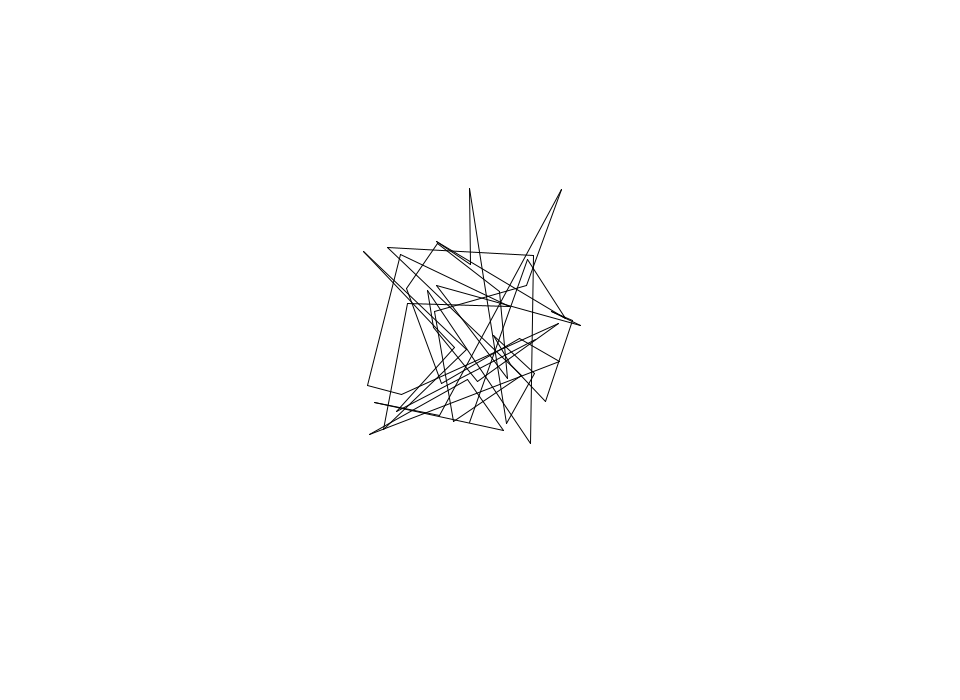
Frame 1 (no input)
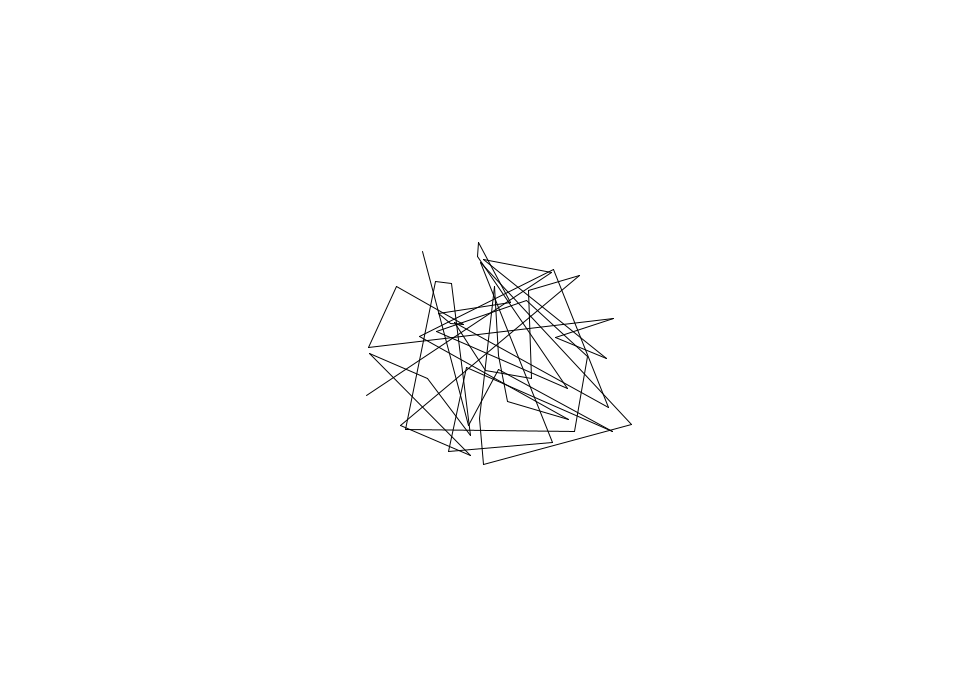
Frame 60 (the mouse pressed at the canvas centre just before this capture)
Frame 120 (the mouse held since frame 60 and released just before this capture): identical to frame 60, image omitted

The Processing sketch that drew these frames (run headless with seeded random() and noise(); from frame 60 on, the mouse is pressed at the canvas centre):

// Processing sketch: Lines3D2
// ── Lines3D2.pde
Point3D[] points;
static final int numPoints = 50;
float fl = 250;
float vpX = 0;
float vpY = 0;

void setup() {
  size(960, 700);
  frameRate(30);
  initialize();
}

void initialize() {
  smooth();
  vpX = width/2;
  vpY = height/2;
  points = new Point3D[numPoints];
  for(int i=0; i<numPoints; i++) {
    points[i] = new Point3D(random(200) - 100, random(200) - 100, random(200) - 100);
    points[i].setVanishingPoint(vpX, vpY);
  }
}

void draw() {
  background(255);

  float angleX = (mouseY - vpY) * 0.001;
  float angleY = (mouseX - vpX) * 0.001;
  for(int i=0; i<numPoints; i++) {
    Point3D point = points[i];
    point.rotateX(angleX);
    point.rotateY(angleY);
  }
 
  for(int i = 1; i < numPoints; i++) {
    line(points[i-1].screenX(), points[i-1].screenY(), points[i].screenX(), points[i].screenY());
  }
}

////////////////////////////////

class Point3D extends Object {
  float fl = 250;
  float vpX = 0;
  float vpY = 0;
  float cX = 0;
  float cY = 0;
  float cZ = 0;
  float x = 0;
  float y = 0;
  float z = 0;
  
  Point3D(float x, float y, float z) {
    super();
    this.x = x;
    this.y = y;
    this.z = z;
  }
  
  void setVanishingPoint(float vpX, float vpY) {
    this.vpX = vpX;
    this.vpY = vpY;
  }
  
  void setCenter(float cX, float cY, float cZ) {
    this.cX = cX;
    this.cY = cY;
    this.cZ = cZ;
  }
  
  float screenX() {
    float scale = fl / (fl + z + cZ);
    return vpX + (cX + x) * scale;
  }
  
  float screenY() {
    float scale = fl / (fl + z + cZ);
    return vpY + (cY + y) * scale;
  }
  
  void rotateX(float angleX) {
    float cosX = cos(angleX);
    float sinX = sin(angleX);
    float y1 = y * cosX - z * sinX;
    float z1 = z * cosX + y * sinX;
    y = y1;
    z = z1;
  }
  
  void rotateY(float angleY) {
    float cosY = cos(angleY);
    float sinY = sin(angleY);
    float x1 = x * cosY - z * sinY;
    float z1 = z * cosY + x * sinY;
    x = x1;
    z = z1;
  }
  
  void rotateZ(float angleZ) {
    float cosZ = cos(angleZ);
    float sinZ = sin(angleZ);
    float x1 = x * cosZ - y * sinZ;
    float y1 = y * cosZ + x * sinZ;
    x = x1;
    y = y1;
  }
}

////////////////////////////////

class Point extends Object {
  float x, y;
  
  Point(float x, float y) {
    super();
    this.x = x;
    this.y = y;
  }
}

////////////////////////////////

class Object {
  Object() {}
}
